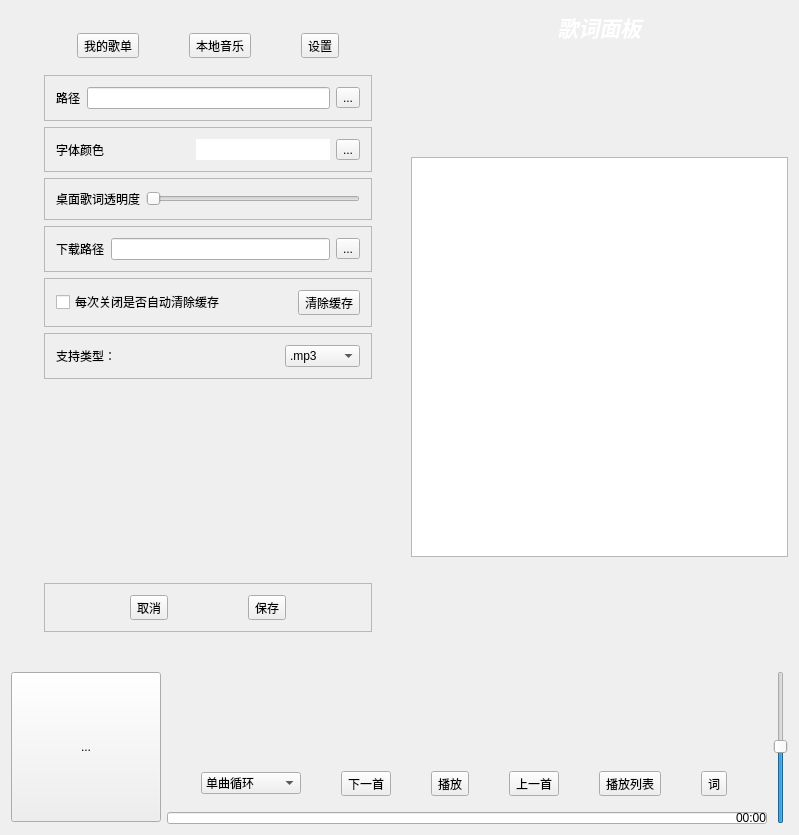
<?xml version="1.0" encoding="UTF-8"?>
<ui version="4.0">
 <class>Widget</class>
 <widget class="QWidget" name="Widget">
  <property name="geometry">
   <rect>
    <x>0</x>
    <y>0</y>
    <width>799</width>
    <height>835</height>
   </rect>
  </property>
  <property name="windowTitle">
   <string>Widget</string>
  </property>
  <layout class="QVBoxLayout" name="verticalLayout_9">
   <item>
    <layout class="QHBoxLayout" name="horizontalLayout_5">
     <property name="bottomMargin">
      <number>0</number>
     </property>
     <item>
      <widget class="QWidget" name="play_mes" native="true">
       <layout class="QVBoxLayout" name="verticalLayout_5">
        <item>
         <widget class="QStackedWidget" name="stackedWidget">
          <property name="currentIndex">
           <number>1</number>
          </property>
          <widget class="QWidget" name="page_1">
           <layout class="QVBoxLayout" name="verticalLayout">
            <item>
             <layout class="QHBoxLayout" name="H1">
              <item>
               <widget class="QLabel" name="label">
                <property name="maximumSize">
                 <size>
                  <width>100</width>
                  <height>16777215</height>
                 </size>
                </property>
                <property name="styleSheet">
                 <string notr="true">QFont{color:rgb(255, 255, 255)}</string>
                </property>
                <property name="text">
                 <string>&lt;html&gt;&lt;head/&gt;&lt;body&gt;&lt;p align=&quot;center&quot;&gt;&lt;span style=&quot; font-size:12pt; font-weight:600; color:#ffffff;&quot;&gt;搜索&lt;/span&gt;&lt;/p&gt;&lt;/body&gt;&lt;/html&gt;</string>
                </property>
               </widget>
              </item>
              <item>
               <widget class="QComboBox" name="type_seach">
                <item>
                 <property name="text">
                  <string>网易云</string>
                 </property>
                </item>
                <item>
                 <property name="text">
                  <string>QQ音乐</string>
                 </property>
                </item>
                <item>
                 <property name="text">
                  <string>酷狗音乐</string>
                 </property>
                </item>
                <item>
                 <property name="text">
                  <string>虾米音乐</string>
                 </property>
                </item>
               </widget>
              </item>
              <item>
               <widget class="QLineEdit" name="search">
                <property name="minimumSize">
                 <size>
                  <width>0</width>
                  <height>25</height>
                 </size>
                </property>
                <property name="styleSheet">
                 <string notr="true">font: 12pt ;</string>
                </property>
                <property name="text">
                 <string/>
                </property>
                <property name="maxLength">
                 <number>1000000000</number>
                </property>
               </widget>
              </item>
             </layout>
            </item>
            <item>
             <widget class="QTableWidget" name="search_list">
              <property name="minimumSize">
               <size>
                <width>350</width>
                <height>550</height>
               </size>
              </property>
             </widget>
            </item>
           </layout>
          </widget>
          <widget class="QWidget" name="page_2">
           <layout class="QVBoxLayout" name="verticalLayout_4">
            <item>
             <layout class="QHBoxLayout" name="horizontalLayout">
              <item>
               <widget class="QToolButton" name="my_list">
                <property name="text">
                 <string>我的歌单</string>
                </property>
               </widget>
              </item>
              <item>
               <widget class="QToolButton" name="local">
                <property name="text">
                 <string>本地音乐</string>
                </property>
               </widget>
              </item>
              <item>
               <widget class="QToolButton" name="set">
                <property name="text">
                 <string>设置</string>
                </property>
               </widget>
              </item>
             </layout>
            </item>
            <item>
             <widget class="QStackedWidget" name="my_set">
              <property name="currentIndex">
               <number>2</number>
              </property>
              <widget class="QWidget" name="page_4">
               <layout class="QVBoxLayout" name="verticalLayout_6">
                <item>
                 <widget class="QTableWidget" name="local_table"/>
                </item>
                <item>
                 <layout class="QHBoxLayout" name="horizontalLayout_4">
                  <item>
                   <widget class="QToolButton" name="clear">
                    <property name="text">
                     <string>一键清空</string>
                    </property>
                   </widget>
                  </item>
                  <item>
                   <widget class="QToolButton" name="search_local">
                    <property name="enabled">
                     <bool>true</bool>
                    </property>
                    <property name="text">
                     <string>全局搜索</string>
                    </property>
                   </widget>
                  </item>
                  <item>
                   <widget class="QToolButton" name="delete_list">
                    <property name="text">
                     <string>删除歌单</string>
                    </property>
                   </widget>
                  </item>
                 </layout>
                </item>
               </layout>
              </widget>
              <widget class="QWidget" name="page">
               <layout class="QVBoxLayout" name="verticalLayout_7">
                <item>
                 <widget class="QTableWidget" name="play_list"/>
                </item>
                <item alignment="Qt::AlignHCenter">
                 <widget class="QToolButton" name="toolButton_2">
                  <property name="text">
                   <string>清空播放列表</string>
                  </property>
                 </widget>
                </item>
               </layout>
              </widget>
              <widget class="QWidget" name="page_3">
               <layout class="QVBoxLayout" name="verticalLayout_3">
                <item>
                 <widget class="QFrame" name="frame">
                  <property name="frameShape">
                   <enum>QFrame::StyledPanel</enum>
                  </property>
                  <property name="frameShadow">
                   <enum>QFrame::Raised</enum>
                  </property>
                  <layout class="QHBoxLayout" name="horizontalLayout_6">
                   <item>
                    <widget class="QLabel" name="path">
                     <property name="text">
                      <string>路径</string>
                     </property>
                    </widget>
                   </item>
                   <item>
                    <widget class="QLineEdit" name="pathedit"/>
                   </item>
                   <item>
                    <widget class="QToolButton" name="setpath">
                     <property name="text">
                      <string>...</string>
                     </property>
                    </widget>
                   </item>
                  </layout>
                 </widget>
                </item>
                <item>
                 <widget class="QFrame" name="frame_2">
                  <property name="frameShape">
                   <enum>QFrame::StyledPanel</enum>
                  </property>
                  <property name="frameShadow">
                   <enum>QFrame::Raised</enum>
                  </property>
                  <layout class="QHBoxLayout" name="horizontalLayout_7">
                   <item>
                    <widget class="QLabel" name="fontcolor">
                     <property name="text">
                      <string>字体颜色</string>
                     </property>
                    </widget>
                   </item>
                   <item>
                    <widget class="QLabel" name="label_4">
                     <property name="styleSheet">
                      <string notr="true">background-color:white</string>
                     </property>
                     <property name="text">
                      <string/>
                     </property>
                    </widget>
                   </item>
                   <item>
                    <widget class="QToolButton" name="toolButton_5">
                     <property name="text">
                      <string>...</string>
                     </property>
                    </widget>
                   </item>
                  </layout>
                 </widget>
                </item>
                <item>
                 <widget class="QFrame" name="frame_3">
                  <property name="frameShape">
                   <enum>QFrame::StyledPanel</enum>
                  </property>
                  <property name="frameShadow">
                   <enum>QFrame::Raised</enum>
                  </property>
                  <layout class="QHBoxLayout" name="horizontalLayout_8">
                   <item>
                    <widget class="QLabel" name="tmd">
                     <property name="text">
                      <string>桌面歌词透明度</string>
                     </property>
                    </widget>
                   </item>
                   <item>
                    <widget class="QSlider" name="settmd">
                     <property name="maximum">
                      <number>100</number>
                     </property>
                     <property name="orientation">
                      <enum>Qt::Horizontal</enum>
                     </property>
                    </widget>
                   </item>
                  </layout>
                 </widget>
                </item>
                <item>
                 <widget class="QFrame" name="frame_6">
                  <property name="frameShape">
                   <enum>QFrame::StyledPanel</enum>
                  </property>
                  <property name="frameShadow">
                   <enum>QFrame::Raised</enum>
                  </property>
                  <layout class="QHBoxLayout" name="horizontalLayout_10">
                   <item>
                    <widget class="QLabel" name="downpath">
                     <property name="text">
                      <string>下载路径</string>
                     </property>
                    </widget>
                   </item>
                   <item>
                    <widget class="QLineEdit" name="downpathedit"/>
                   </item>
                   <item>
                    <widget class="QToolButton" name="setdownpath">
                     <property name="text">
                      <string>...</string>
                     </property>
                    </widget>
                   </item>
                  </layout>
                 </widget>
                </item>
                <item>
                 <widget class="QFrame" name="frame_7">
                  <property name="frameShape">
                   <enum>QFrame::StyledPanel</enum>
                  </property>
                  <property name="frameShadow">
                   <enum>QFrame::Raised</enum>
                  </property>
                  <layout class="QHBoxLayout" name="horizontalLayout_11">
                   <item>
                    <widget class="QCheckBox" name="isclear">
                     <property name="text">
                      <string>每次关闭是否自动清除缓存</string>
                     </property>
                    </widget>
                   </item>
                   <item>
                    <widget class="QToolButton" name="clear_temp">
                     <property name="text">
                      <string>清除缓存</string>
                     </property>
                    </widget>
                   </item>
                  </layout>
                 </widget>
                </item>
                <item>
                 <widget class="QFrame" name="frame_8">
                  <property name="frameShape">
                   <enum>QFrame::StyledPanel</enum>
                  </property>
                  <property name="frameShadow">
                   <enum>QFrame::Raised</enum>
                  </property>
                  <layout class="QHBoxLayout" name="horizontalLayout_12">
                   <item>
                    <widget class="QLabel" name="filters">
                     <property name="text">
                      <string>支持类型：</string>
                     </property>
                    </widget>
                   </item>
                   <item>
                    <widget class="QComboBox" name="filterBox">
                     <property name="maximumSize">
                      <size>
                       <width>75</width>
                       <height>16777215</height>
                      </size>
                     </property>
                     <item>
                      <property name="text">
                       <string>.mp3</string>
                      </property>
                     </item>
                     <item>
                      <property name="text">
                       <string>.wav</string>
                      </property>
                     </item>
                     <item>
                      <property name="text">
                       <string>.m4a</string>
                      </property>
                     </item>
                    </widget>
                   </item>
                  </layout>
                 </widget>
                </item>
                <item>
                 <widget class="QListView" name="listView">
                  <property name="styleSheet">
                   <string notr="true">background-color:transparent</string>
                  </property>
                 </widget>
                </item>
                <item>
                 <widget class="QFrame" name="frame_4">
                  <property name="frameShape">
                   <enum>QFrame::StyledPanel</enum>
                  </property>
                  <property name="frameShadow">
                   <enum>QFrame::Raised</enum>
                  </property>
                  <layout class="QHBoxLayout" name="horizontalLayout_9">
                   <item>
                    <widget class="QToolButton" name="toolButton_6">
                     <property name="text">
                      <string>取消</string>
                     </property>
                    </widget>
                   </item>
                   <item>
                    <widget class="QToolButton" name="toolButton_4">
                     <property name="text">
                      <string>保存</string>
                     </property>
                    </widget>
                   </item>
                  </layout>
                 </widget>
                </item>
               </layout>
              </widget>
             </widget>
            </item>
           </layout>
          </widget>
         </widget>
        </item>
       </layout>
      </widget>
     </item>
     <item>
      <layout class="QVBoxLayout" name="verticalLayout_8">
       <item>
        <widget class="QLabel" name="label_3">
         <property name="text">
          <string>&lt;html&gt;&lt;head/&gt;&lt;body&gt;&lt;p align=&quot;center&quot;&gt;&lt;span style=&quot; font-size:16pt; font-weight:600; font-style:italic; color:#ffffff;&quot;&gt;歌词面板&lt;/span&gt;&lt;/p&gt;&lt;/body&gt;&lt;/html&gt;</string>
         </property>
         <property name="scaledContents">
          <bool>false</bool>
         </property>
        </widget>
       </item>
       <item>
        <spacer name="verticalSpacer">
         <property name="orientation">
          <enum>Qt::Vertical</enum>
         </property>
         <property name="sizeHint" stdset="0">
          <size>
           <width>20</width>
           <height>40</height>
          </size>
         </property>
        </spacer>
       </item>
       <item>
        <widget class="QTextBrowser" name="lrc_map">
         <property name="minimumSize">
          <size>
           <width>0</width>
           <height>400</height>
          </size>
         </property>
        </widget>
       </item>
       <item>
        <spacer name="verticalSpacer_2">
         <property name="orientation">
          <enum>Qt::Vertical</enum>
         </property>
         <property name="sizeHint" stdset="0">
          <size>
           <width>20</width>
           <height>40</height>
          </size>
         </property>
        </spacer>
       </item>
      </layout>
     </item>
    </layout>
   </item>
   <item>
    <layout class="QHBoxLayout" name="horizontalLayout_2">
     <property name="topMargin">
      <number>0</number>
     </property>
     <item>
      <widget class="QToolButton" name="toolButton">
       <property name="minimumSize">
        <size>
         <width>150</width>
         <height>150</height>
        </size>
       </property>
       <property name="maximumSize">
        <size>
         <width>150</width>
         <height>150</height>
        </size>
       </property>
       <property name="styleSheet">
        <string notr="true">QToolButton{border-image:url(D:/python_get_music/temp/temp_pix.jpg)}</string>
       </property>
       <property name="text">
        <string>...</string>
       </property>
       <property name="icon">
        <iconset>
         <normaloff>resource/2.jpg</normaloff>resource/2.jpg</iconset>
       </property>
       <property name="iconSize">
        <size>
         <width>0</width>
         <height>50</height>
        </size>
       </property>
      </widget>
     </item>
     <item>
      <layout class="QVBoxLayout" name="verticalLayout_2">
       <item>
        <layout class="QHBoxLayout" name="horizontalLayout_3" stretch="0,0,0,0,0,0">
         <property name="leftMargin">
          <number>0</number>
         </property>
         <property name="topMargin">
          <number>100</number>
         </property>
         <property name="bottomMargin">
          <number>10</number>
         </property>
         <item>
          <widget class="QComboBox" name="mode">
           <property name="maximumSize">
            <size>
             <width>100</width>
             <height>16777215</height>
            </size>
           </property>
           <item>
            <property name="text">
             <string>单曲循环</string>
            </property>
           </item>
           <item>
            <property name="text">
             <string>列表循环</string>
            </property>
           </item>
           <item>
            <property name="text">
             <string>随机播放</string>
            </property>
           </item>
          </widget>
         </item>
         <item>
          <widget class="QToolButton" name="next">
           <property name="text">
            <string>下一首</string>
           </property>
          </widget>
         </item>
         <item>
          <widget class="QToolButton" name="play">
           <property name="text">
            <string>播放</string>
           </property>
          </widget>
         </item>
         <item>
          <widget class="QToolButton" name="before">
           <property name="text">
            <string>上一首</string>
           </property>
          </widget>
         </item>
         <item>
          <widget class="QToolButton" name="show_player_list">
           <property name="text">
            <string>播放列表</string>
           </property>
          </widget>
         </item>
         <item>
          <widget class="QToolButton" name="toolButton_3">
           <property name="text">
            <string>词</string>
           </property>
          </widget>
         </item>
        </layout>
       </item>
       <item>
        <widget class="QProgressBar" name="progressBar">
         <property name="maximumSize">
          <size>
           <width>16777215</width>
           <height>12</height>
          </size>
         </property>
         <property name="layoutDirection">
          <enum>Qt::LeftToRight</enum>
         </property>
         <property name="autoFillBackground">
          <bool>false</bool>
         </property>
         <property name="styleSheet">
          <string notr="true">QProgressBar {
   background-color: #FFFFF;
	text-align: right;
}
 
QProgressBar::chunk {
   background-color: #76e4f6;
}
 
</string>
         </property>
         <property name="value">
          <number>0</number>
         </property>
         <property name="textVisible">
          <bool>true</bool>
         </property>
         <property name="orientation">
          <enum>Qt::Horizontal</enum>
         </property>
         <property name="textDirection">
          <enum>QProgressBar::TopToBottom</enum>
         </property>
         <property name="format">
          <string>00:00</string>
         </property>
        </widget>
       </item>
      </layout>
     </item>
     <item>
      <widget class="QSlider" name="volume">
       <property name="toolTip">
        <string>&lt;html&gt;&lt;head/&gt;&lt;body&gt;&lt;p&gt;音量调节&lt;/p&gt;&lt;/body&gt;&lt;/html&gt;</string>
       </property>
       <property name="layoutDirection">
        <enum>Qt::LeftToRight</enum>
       </property>
       <property name="value">
        <number>50</number>
       </property>
       <property name="orientation">
        <enum>Qt::Vertical</enum>
       </property>
      </widget>
     </item>
    </layout>
   </item>
  </layout>
 </widget>
 <layoutdefault spacing="6" margin="11"/>
 <resources>
  <include location="resource/resource.qrc"/>
 </resources>
 <connections>
  <connection>
   <sender>search</sender>
   <signal>returnPressed()</signal>
   <receiver>Widget</receiver>
   <slot>down_song()</slot>
   <hints>
    <hint type="sourcelabel">
     <x>351</x>
     <y>616</y>
    </hint>
    <hint type="destinationlabel">
     <x>287</x>
     <y>0</y>
    </hint>
   </hints>
  </connection>
 </connections>
 <slots>
  <slot>down_song()</slot>
 </slots>
</ui>
